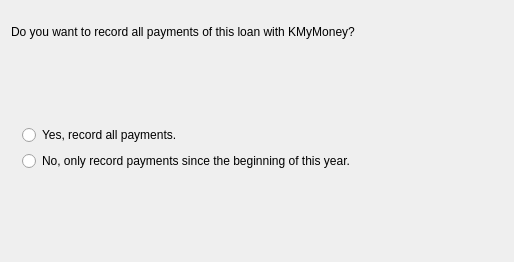
<?xml version="1.0" encoding="UTF-8"?>
<ui version="4.0">
 <class>RecordPaymentWizardPageDecl</class>
 <widget class="QWizardPage" name="RecordPaymentWizardPageDecl">
  <attribute name="title">
    <string>Recording payments?</string>
  </attribute>
  <layout class="QVBoxLayout">
    <property name="margin">
      <number>11</number>
    </property>
    <property name="spacing">
      <number>6</number>
    </property>
    <item>
      <widget class="QLabel" name="TextLabel7_2">
        <property name="text">
          <string>
Do you want to record all payments of this loan with KMyMoney?</string>
        </property>
        <property name="alignment">
          <set>Qt::AlignTop</set>
        </property>
        <property name="wordWrap">
          <bool>true</bool>
        </property>
      </widget>
    </item>
    <item>
      <spacer name="Spacer33">
        <property name="sizeHint">
          <size>
            <width>0</width>
            <height>69</height>
          </size>
        </property>
        <property name="sizeType">
          <enum>QSizePolicy::Expanding</enum>
        </property>
        <property name="orientation">
          <enum>Qt::Vertical</enum>
        </property>
      </spacer>
    </item>
    <item>
      <layout class="QHBoxLayout">
        <property name="margin">
          <number>0</number>
        </property>
        <property name="spacing">
          <number>6</number>
        </property>
        <item>
          <widget class="QFrame" name="frame_5">
            <property name="frameShape">
              <enum>QFrame::NoFrame</enum>
            </property>
            <layout class="QVBoxLayout">
              <property name="margin">
                <number>11</number>
              </property>
              <property name="spacing">
                <number>6</number>
              </property>
              <item>
                <widget class="QRadioButton" name="m_allPaymentsButton">
                  <property name="text">
                    <string>Yes, record all payments.</string>
                  </property>
                  <attribute name="buttonGroup">
                    <string>ButtonGroup4</string>
                  </attribute>
                </widget>
              </item>
              <item>
                <widget class="QRadioButton" name="m_thisYearPaymentButton">
                  <property name="text">
                    <string>No, only record payments since the beginning of this year.</string>
                  </property>
                  <attribute name="buttonGroup">
                    <string>ButtonGroup4</string>
                  </attribute>
                </widget>
              </item>
            </layout>
          </widget>
        </item>
        <item>
          <spacer name="Spacer14_2_2_2">
            <property name="sizeHint">
              <size>
                <width>137</width>
                <height>0</height>
              </size>
            </property>
            <property name="sizeType">
              <enum>QSizePolicy::Expanding</enum>
            </property>
            <property name="orientation">
              <enum>Qt::Horizontal</enum>
            </property>
          </spacer>
        </item>
      </layout>
    </item>
    <item>
      <spacer name="Spacer34">
        <property name="sizeHint">
          <size>
            <width>0</width>
            <height>69</height>
          </size>
        </property>
        <property name="sizeType">
          <enum>QSizePolicy::Expanding</enum>
        </property>
        <property name="orientation">
          <enum>Qt::Vertical</enum>
        </property>
      </spacer>
    </item>
  </layout>
 </widget>
 <resources/>
 <connections/>
 <customwidgets>
 </customwidgets>
 <tabstops>
 </tabstops>
 <buttongroups>
  <buttongroup name="ButtonGroup4"/>
 </buttongroups>
</ui>
